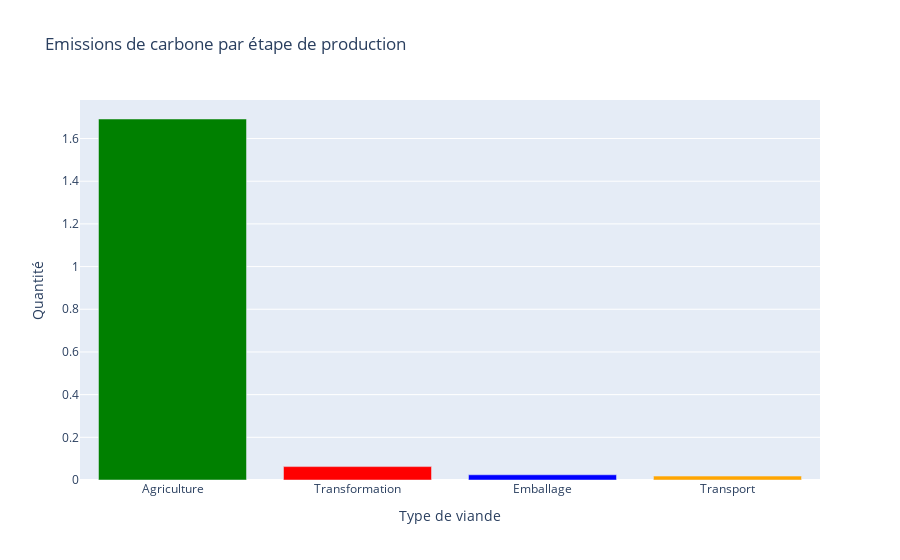

Here is the notebook cell this chart was saved with:
### Code cell
couleurs = ['green', 'red', 'blue', 'orange', 'purple']

fig = go.Figure(data=[go.Bar(x=viandes_cru.index, y=viandes_cru, marker=dict(color=couleurs))])

fig.update_layout(
    title="Emissions de carbone par étape de production",
    xaxis_title="Type de viande",
    yaxis_title="Quantité"
)

fig.show()

### Figure 1 — Plotly figure (JSON) as saved in the notebook; plotly's stock layout.template omitted (floating-point values rounded to 4 significant figures)
{"data": [{"marker": {"color": ["green", "red", "blue", "orange", "purple"]}, "x": ["Agriculture", "Transformation", "Emballage", "Transport"], "y": [1.691, 0.06277, 0.0244, 0.01828], "type": "bar"}], "layout": {"title": {"text": "Emissions de carbone par étape de production"}, "xaxis": {"title": {"text": "Type de viande"}}, "yaxis": {"title": {"text": "Quantité"}}}}
